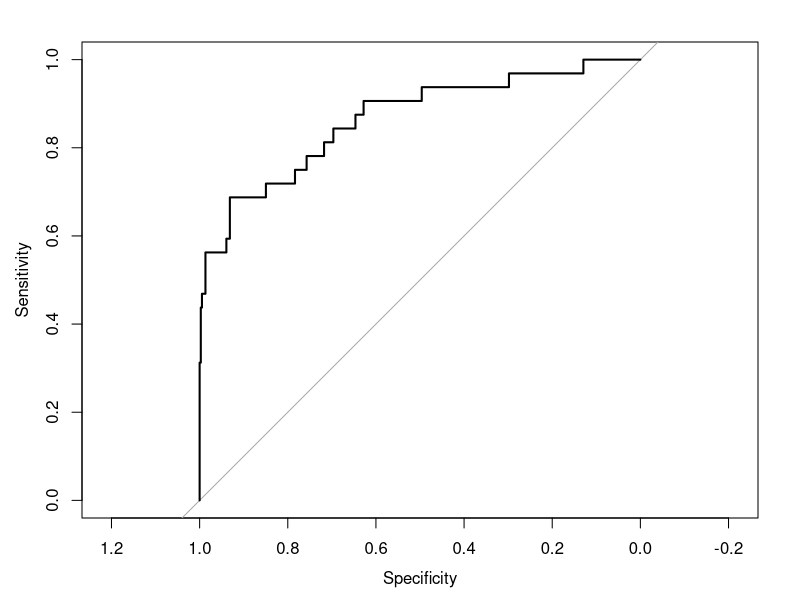

This figure's R source:
## ---- chunk 1
knitr::opts_chunk$set(echo = TRUE)
## ---- chunk 2
library(MASS)
library(car)
library(readr)
getwd()
## ---- chunk 3
nsqip = read.csv('nsqip_logistic.csv', row.names = 1)
head(nsqip)
## ---- chunk 4
model_full <- glm(composite_outcome ~ ., data = nsqip, family = binomial(link = "logit"))

summary(model_full)

## ---- chunk 5
model_stepwise <- stepAIC(model_full, direction = "both")
## ---- chunk 6
summary(model_stepwise)
## ---- chunk 7
library(caret)

# Predict class labels (0 or 1)
predicted_class <- ifelse(predict(model_stepwise, type = "response") > 0.3, 1, 0)

# Create confusion matrix
confusionMatrix(factor(predicted_class), factor(nsqip$composite_outcome))

## ---- chunk 8
library(pROC)

predicted_prob <- predict(model_stepwise, type = "response")

roc_curve <- roc(nsqip$composite_outcome, predicted_prob)

plot(roc_curve)

auc(roc_curve)

## ---- chunk 9
predicted_probs = predict(model_stepwise, type = "response")
nsqip$predicted_probability <- predicted_probs
## ---- chunk 10
library(boot)

# 10-fold cross-validation
cv_result <- cv.glm(nsqip, model_stepwise, K=10)

# Mean cross-validation error
print(cv_result$delta[1])

## ---- chunk 11
library(lmtest)
# Compare the stepwise model with a null model (only intercept)
null_model <- glm(composite_outcome ~ 1, data = nsqip, family = binomial)

# Perform likelihood ratio test
lrtest(model_stepwise, null_model)

## ---- chunk 12
library(car)

# Check VIF for multicollinearity
vif(model_stepwise)
